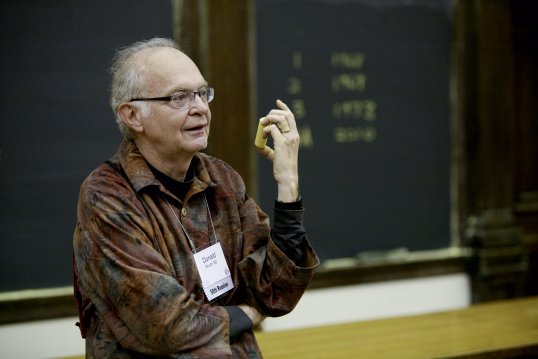
#> input picture donald-knuth.jpeg, 538 x 359 px
$ python pixel_manipulation_8.py
#> lines starting #> are read from the running program, lines starting #| are printed output that depends on the picture; after the words box and inside, x2 and y2 are one past the last pixel; in counts of white or black regions, pixels touching at a corner belong together
import cv2 as cv
import numpy as np

image = cv.imread('./donald-knuth.jpeg')
#> image is the input picture: shape (359, 538, 3); mean B, G, R 48.7, 61.6, 65
red = (0, 0, 255)
green = (0, 255, 0)
blue = (255, 0, 0)

cv.line(image, (0, 0), (100, 200), green)
cv.line(image, (300, 200), (150, 150), red, 5)
cv.rectangle(image, (20, 20), (120, 120), blue, 10)
cv.rectangle(image, (200, 50), (255, 125), green, -1)
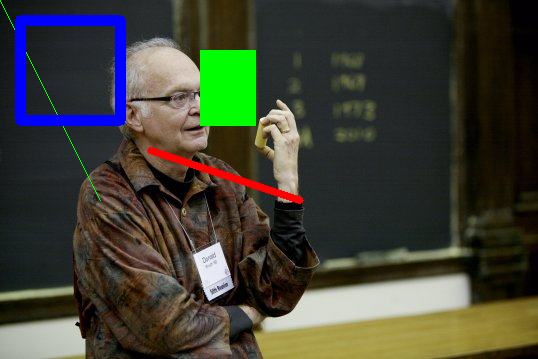
#> image: shape (359, 538, 3); mean B, G, R 52.4, 64.6, 63.5
(x, y) = (image.shape[1] // 2, image.shape[0] // 2)
#> x = 269; y = 179

for radius in range(0, 175, 15):
  cv.circle(image, (x, y), radius, red)
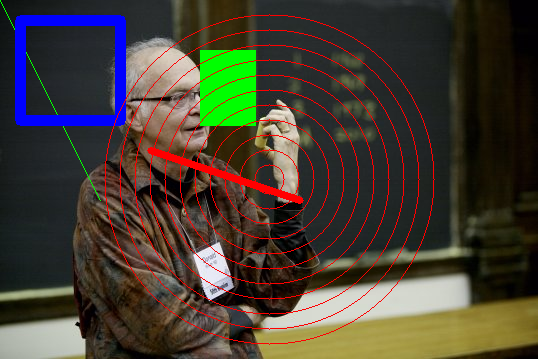
#> image: shape (359, 538, 3); 2.85% of pixels changed, all inside (x1, y1, x2, y2) = (104, 14, 435, 345)

cv.imshow('Drawing on Image', image)
cv.waitKey(0)
